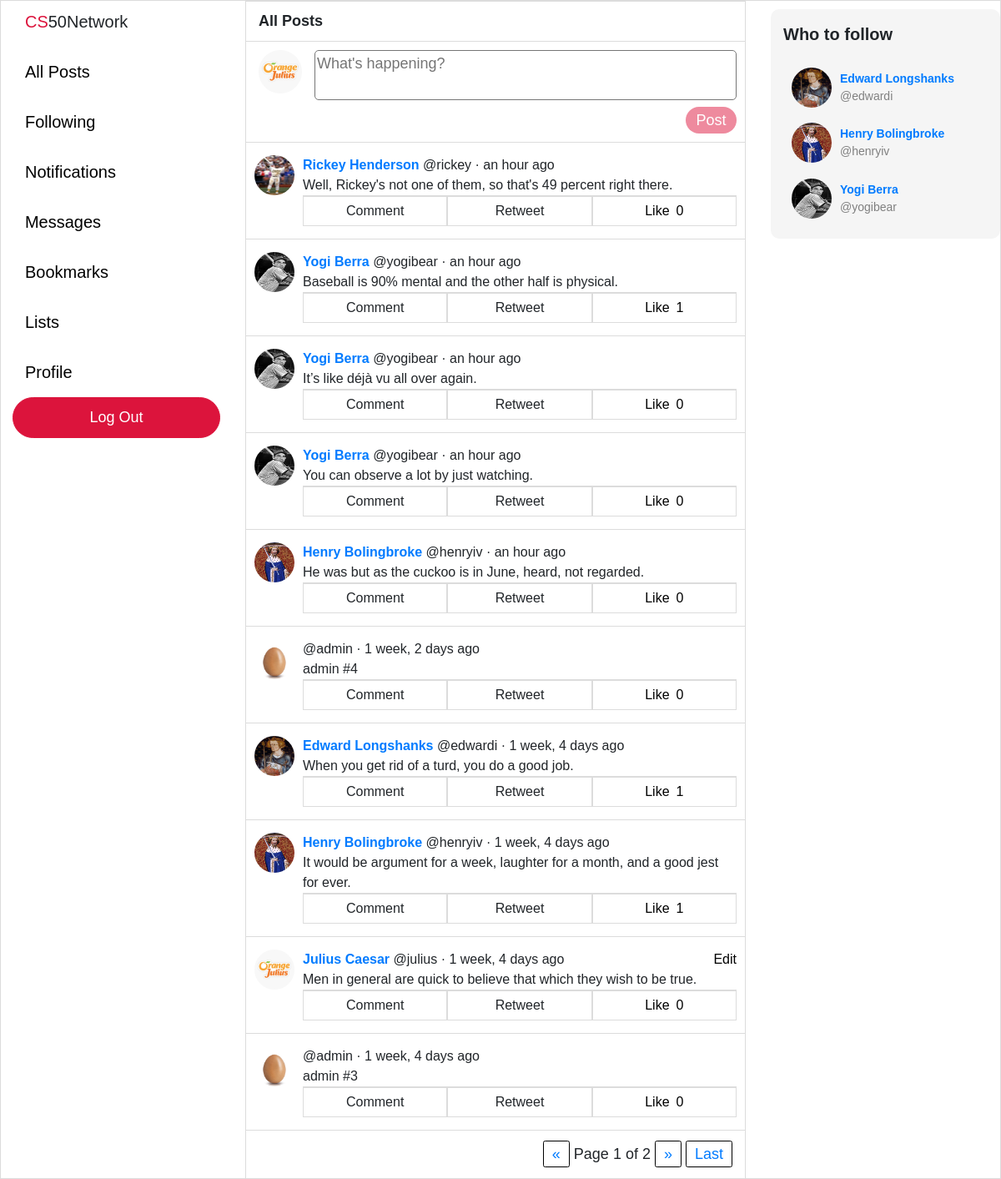
Screenshot of / (signed in) with the database file from the repository.
### network/models.py (models this page shows, shortened)
class User(AbstractUser):
    pass
    bio = models.TextField(blank=True, max_length=160)
    profile_picture = models.ImageField(default="default.jpeg", upload_to="profile_pictures")

class Post(models.Model):
    user = models.ForeignKey("User", on_delete=models.CASCADE, related_name="posts")
    body = models.TextField(blank=True, max_length=280)
    likes = models.ManyToManyField("User", blank=True, related_name="likes")
    timestamp = models.DateTimeField(auto_now_add=True)
    def get_time(self):
        return humanize.naturaltime(self.timestamp)
    def total_likes(self):
        return self.likes.count()

### network/views.py (the view)
# urls.py: path("", views.index, name="index"),
def index(request):
    posts = Post.objects.all().order_by('-timestamp')
    paginator = Paginator(posts, 10)
    page_number = request.GET.get('page')
    page_obj = paginator.get_page(page_number)
    if request.user.is_anonymous:
        context = {"page_obj": page_obj}
    else:
        context = {
        "page_obj": page_obj,
        "recommend_follow": recommend_follow(request),
    }
    return render(request, "network/index.html", context)

### network/views.py (called while the page is built)
def recommend_follow(request):
    current_user = User.objects.get(username=request.user)
    not_following = User.objects.exclude(
        followers__user=current_user
    ).exclude(username=current_user)
    if len(not_following) > 3: sample_size = 3
    else: sample_size = len(not_following)
    not_following = random.sample(list(not_following), sample_size)
    return not_following

### network/templates/network/index.html (shortened to what this page needs)
{% extends "network/layout.html" %}
{% block body %}
    <div class="page-title">All Posts</div>
    {% if user.is_authenticated %}
    <div class="new-post-outer-container">
    <div class="new-post-container">
        <div class="profile-pic">
            <img src="{{ user.profile_picture.url }}" />
        </div>
    </div>
        <div class="new-post-form">
            <form action="{% url 'add-post' %}" method="POST">
                <textarea maxlength="280" rows="2" name="body" placeholder="What's happening?" required></textarea>
                <div class="submit-container">
                    <input type="submit" value="Post" disabled></input>
                </div>
            </form>
        </div>
    </div>
    {% endif %}
    {% for post in page_obj %}
    <div class="post-outer-container">
        <div class="post-container">
            <div class="profile-pic">
                {% if user.is_authenticated %}
                    <a href="/profile/{{ post.user.username }}">
                        <img src="{{ post.user.profile_picture.url }}" />
                    </a>
                {% else %}
                    <a href="{% url 'login' %}">
                        <img src="{{ post.user.profile_picture.url }}" />
                    </a>
                {% endif %}
            </div>
                <div class="post-body-container">
                    <div class="post-body-top">
                        <div>
                            {% if user.is_authenticated %}
                                <a href="/profile/{{ post.user.username }}"><b>{{ post.user.first_name }} {{ post.user.last_name }}</a> </b> @{{ post.user.username }} · {{ post.get_time }}
                            {% else %}
                                <a href="{% url 'login' %}"><b>{{ post.user.first_name }} {{ post.user.last_name }}</a> </b> @{{ post.user.username }} · {{ post.get_time }}
                            {% endif %}
                    </div>
                    {% if post.user == request.user %}
                    <a class="edit" data-post-id="{{ post.id }}" href="#">Edit</a>
                    {% endif %}
                </div>
                <div class="post-body" data-post-id="{{ post.id }}" data-status="close">
                    <div class="original-post">{{ post.body }}</div>
                </div>
                {% if user.is_authenticated %}
                <div class="post-options">
                    <li>Comment</li>
                    <li>Retweet</li>
                    {% if request.user in post.likes.all %}
                    <li class="like-container" id="liked" title="Unlike" value="{{ post.id }}">
                        <div class="like">Like</div>
                            <div class="like-count">{{ post.total_likes }}</div>
                    </li>
                    {% else %}
                    <li class="like-container" id="not-liked" title="Like" value="{{ post.id }}">
                        <div class="like">Like</div>
                            <div class="like-count">{{ post.total_likes }}</div>
                    </li>
                    {% endif %}
                </div>
                {% endif %}
            </div>
        </div>
    </div>
    {% endfor %}
    <div class="pagination">
        <span class="step-links">
            {% if page_obj.has_previous %}
                <a id="first" href="?page=1">First</a>
                <a id="prev" href="?page={{ page_obj.previous_page_number }}">&laquo;</a>
            {% else %}
                <a id="prev" href="#" style="pointer-events: none;">&laquo;</a>
            {% endif %}
            <span class="current">
                Page {{ page_obj.number }} of {{ page_obj.paginator.num_pages }}
            </span>
            {% if page_obj.has_next %}
                <a id="next" href="?page={{ page_obj.next_page_number }}">&raquo;</a>
                <a id="last" href="?page={{ page_obj.paginator.num_pages }}">Last</a>
            {% else %}
                <a id="next" href="#" style="pointer-events: none;">&raquo;</a>
            {% endif %}
        </span>
    </div>
{% endblock %}

### network/templates/network/layout.html (shortened to what this page needs)
{% load static %}
<!DOCTYPE html>
<html lang="en">
  <head>
    <link
      rel="stylesheet"
      href="https://stackpath.bootstrapcdn.com/bootstrap/4.4.1/css/bootstrap.min.css"
    />
    <link href="{% static 'network/styles.css' %}" rel="stylesheet" />
  </head>
  <body>
    <div class="left-pane">
      <nav class="navigation-bar">
        <div class="logo">
          <div><span style="color: crimson">CS</span>50Network</div>
        </div>
        <div class="navigation-item-container">
          <div class="navigation-item">
            <a class="navigation-link" href="{% url 'index' %}">All Posts</a>
          </div>
        </div>
        {% if user.is_authenticated %}
        <div class="navigation-item-container">
          <div class="navigation-item">
            <a class="navigation-link" href="{% url 'following' %}"
              >Following</a
            >
          </div>
        </div>
        <div class="navigation-item-container">
          <div class="navigation-item">
            <a class="navigation-link" href="#">Notifications</a>
          </div>
        </div>
        <div class="navigation-item-container">
          <div class="navigation-item">
            <a class="navigation-link" href="#">Messages</a>
          </div>
        </div>
        <div class="navigation-item-container">
          <div class="navigation-item">
            <a class="navigation-link" href="#">Bookmarks</a>
          </div>
        </div>
        <div class="navigation-item-container">
          <div class="navigation-item">
            <a class="navigation-link" href="#">Lists</a>
          </div>
        </div>
        <div class="navigation-item-container">
          <div class="navigation-item">
            <a class="navigation-link" href="/profile/{{ request.user }}"
              >Profile</a
            >
          </div>
        </div>
        {% endif %} {% if user.is_authenticated %}
        <div class="logout">
          <a class="navigation-link" href="{% url 'logout' %}">Log Out</a>
        </div>
        {% endif %}
      </nav>
    </div>
    <div class="body">{% block body %} {% endblock %}</div>
    <div class="right-pane">
      {% if user.is_authenticated %}
      <div class="who-to-follow-container">
        <div class="who-to-follow">
          <p>Who to follow</p>
          {% for user in recommend_follow %}
          <div class="recommend-follow">
            <div class="profile-pic">
              <a href="/profile/{{ user.username }}">
                <img src="{{ user.profile_picture.url }}" />
              </a>
            </div>
            <div class="recommend-user">
              <a href="/profile/{{ user.username }}"
                ><div>{{ user.first_name }} {{ user.last_name }}</div>
              </a>
              <div>@{{ user.username }}</div>
            </div>
          </div>
          {% endfor %}
        </div>
      </div>
      {% endif %}
    </div>
  </body>
</html>

### network/static/network/styles.css (style rules this page uses)
body { border: 1px solid gainsboro; display: grid; font-family: Arial, Helvetica, sans-serif; font-size: 18px; grid-template-columns: 2fr minmax(400px, 600px) 2fr; grid-template-rows: 1fr; height: 100vh; width: 100vw; overflow: hidden; }
.navigation-bar { font-size: 20px; margin-top: 10px; margin-left: auto; margin-right: 30px; max-width: 250px; width: 85%; }
.logo { cursor: default; padding-left: 15px; padding-bottom: 15px; }
.navigation-item-container { display: block; }
.navigation-item a { border-radius: 25px; display: inline-block; margin: 5px 0 5px 0; padding: 10px 15px 10px 15px; transition: background-color 0.15s linear; }
.navigation-link { color: black; }
.logout .navigation-link, .register .navigation-link { color: white; font-size: 18px; }
.logout a, .register a { background-color: crimson; border: 1px solid crimson; border-radius: 25px; display: flex; justify-content: center; padding: 10px 0 10px 0; transition: filter 0.25s; }
.body { border-left: 1px solid gainsboro; border-right: 1px solid gainsboro; overflow: scroll; width: 100%; }
.page-title { background-color: white; border-top: 1px solid gainsboro; border-bottom: 1px solid gainsboro; font-weight: bold; margin-top: auto; margin-bottom: auto; padding: 10px 0px 10px 15px; }
.new-post-outer-container { background-color: white; border-bottom: 1px solid gainsboro; display: flex; }
.new-post-container { margin-left: 15px; margin-top: 10px; }
.new-post-container .profile-pic img { height: 52px; width: 52px; }
.new-post-form { padding: 10px 10px 10px 5px; width: 100%; }
.new-post-form textarea, .post-body textarea { border-radius: 5px; outline: none; resize: none; width: 100%; }
.submit-container { display: block; text-align: end; }
.submit-container input { background-color: crimson; border: none; border-radius: 25px; color: white; filter: opacity(50%); padding: 2.5px 12.5px 2.5px 12.5px; transition: filter 0.25s; }
.post-outer-container { border-bottom: 1px solid gainsboro; padding: 15px 10px 15px 10px; }
.post-container { background-color: white; display: flex; font-size: 16px; height: auto; width: 100%; }
.profile-pic img { border-radius: 100%; height: 48px; margin-right: 10px; width: 48px; }
.post-body-container { width: 100%; }
.post-body-top { display: flex; justify-content: space-between; }
.edit { color: black; }
.post-options { border-top: 1px solid gainsboro; display: flex; justify-content: space-around; }
.post-options li { border: 1px solid gainsboro; list-style: none; padding: 5px 0 5px 0; text-align: center; width: 100%; }
.like-container { display: flex; justify-content: center; }
.like { margin-right: 4px; }
.like-count { margin-left: 4px; }
#not-liked { color: black; }
.right-pane { display: block; justify-content: left; }
.who-to-follow-container { height: 275px; margin-top: 10px; margin-left: 30px; width: 275px; }
.who-to-follow { background-color: whitesmoke; border-radius: 10px; display: grid; grid-template-rows: 0.25fr 1fr 1fr 1fr; height: 100%; padding: 15px; width: 100%; }
.who-to-follow p { font-size: 20px; font-weight: bold; height: 100%; }
.recommend-follow { display: grid; align-items: center; display: flex; font-size: 14px; height: 100%; padding-left: 10px; }
.recommend-user div:nth-child(1) { font-weight: bold; }
.recommend-user div:nth-child(2) { color: gray; }
.pagination { padding: 15px 15px 15px 0px; display: flex; justify-content: flex-end; }
#first, #last, #prev, #next { border: 1px solid black; border-radius: 2.5px; padding: 5px 10px 5px 10px; }

### rows the page displays
User: profile_picture (picture)
Post: user.profile_picture (picture), user.first_name "Rickey", user.last_name "Henderson", user.username "rickey", get_time "an hour ago", body "Well, Rickey's not one of them, so that's 49 percent right there.", total_likes "0"
Post: user.profile_picture (picture), user.first_name "Yogi", user.last_name "Berra", user.username "yogibear", get_time "an hour ago", body "Baseball is 90% mental and the other half is physical.", total_likes "1"
Post: user.profile_picture (picture), user.first_name "Yogi", user.last_name "Berra", user.username "yogibear", get_time "an hour ago", body "It’s like déjà vu all over again.", total_likes "0"
Post: user.profile_picture (picture), user.first_name "Yogi", user.last_name "Berra", user.username "yogibear", get_time "an hour ago", body "You can observe a lot by just watching.", total_likes "0"
Post: user.profile_picture (picture), user.first_name "Henry", user.last_name "Bolingbroke", user.username "henryiv", get_time "an hour ago", body "He was but as the cuckoo is in June, heard, not regarded.", total_likes "0"
Post: user.profile_picture (placeholder picture), user.username "admin", get_time "1 week, 2 days ago", body "admin #4", total_likes "0"
Post: user.profile_picture (picture), user.first_name "Edward", user.last_name "Longshanks", user.username "edwardi", get_time "1 week, 4 days ago", body "When you get rid of a turd, you do a good job.", total_likes "1"
Post: user.profile_picture (picture), user.first_name "Henry", user.last_name "Bolingbroke", user.username "henryiv", get_time "1 week, 4 days ago", body "It would be argument for a week, laughter for a month, and a good jest for ever.", total_likes "1"
Post: user.profile_picture (picture), user.first_name "Julius", user.last_name "Caesar", user.username "julius", get_time "1 week, 4 days ago", body "Men in general are quick to believe that which they wish to be true.", total_likes "0"
Post: user.profile_picture (placeholder picture), user.username "admin", get_time "1 week, 4 days ago", body "admin #3", total_likes "0"
User: profile_picture (picture), first_name "Edward", last_name "Longshanks", username "edwardi"
User: profile_picture (picture), first_name "Henry", last_name "Bolingbroke", username "henryiv"
User: profile_picture (picture), first_name "Yogi", last_name "Berra", username "yogibear"

### other values shown
{{ page_obj.number }} "1"
{{ page_obj.paginator.num_pages }} "2"
